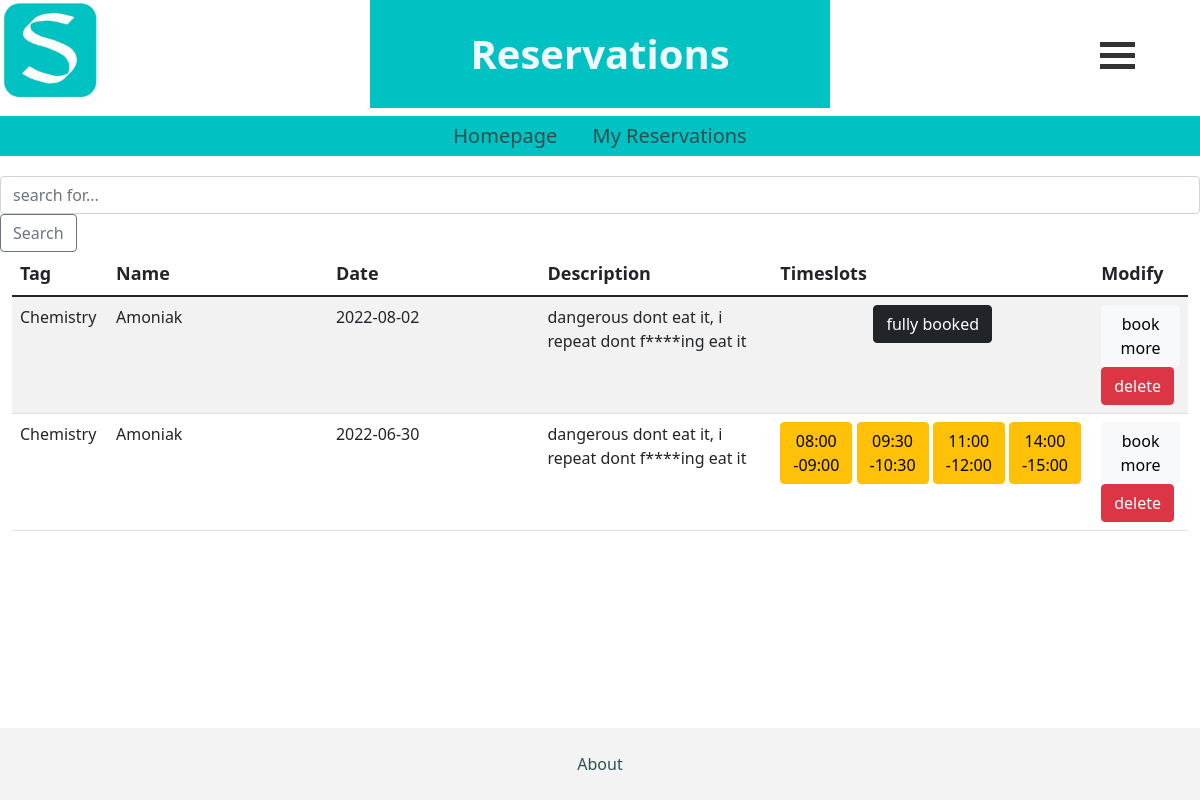
Screenshot of /respage/5 (signed in) with the database file from the repository.
### firstapp/models.py (models this page shows, shortened)
class Users_reservations_dict(models.Model):
    reservation = models.ForeignKey(Reservation, on_delete=models.CASCADE)
    user = models.ForeignKey(User, on_delete=models.CASCADE)
    not_av_slots = models.JSONField(null=True)
    class Meta:
        constraints = [
            models.UniqueConstraint(
                fields=['reservation', 'user'], name='unique_user_reservation')
        ]

class Reservation(models.Model):
    clusterr = models.ForeignKey(Cluster, on_delete=models.CASCADE)
    cluster_title = models.CharField(max_length=100)
    date = models.CharField(max_length=100)
    not_av_slots = models.JSONField(null=True)
    av_slots = models.JSONField(null=True)
    user = models.ForeignKey(User, on_delete=models.CASCADE)
    class Meta:
        constraints = [
            models.UniqueConstraint(
                fields=['clusterr', 'date'], name='unique_reservation')
        ]

class Cluster(models.Model):
    tag_choice = (
        ('Art' , 'Art'),
        ('Chemistry' , 'Chemistry'),
        ('Technical Devices' , 'Technical Devices'),
        ('Cooking' , 'Cooking'),
        ('Music' , 'Music'),
    )
    tag_system = models.CharField(max_length=30, blank=True, choices=tag_choice)
    title = models.CharField(max_length=250)
    Beschreibung = models.CharField(max_length=250)
    availability = models.BooleanField()

### firstapp/views.py (the view)
# urls.py: path('respage/<int:user_id>', views.ResPage, name='ResPage'),
def ResPage(request, user_id):
    n = User.objects.get(pk=user_id)
    reserved_objs = Users_reservations_dict.objects.filter(user = n)
    contextt = {'res_objs': reserved_objs,
                }
    return render(request, 'firstapp/ReservierteTermine.html', contextt)

### firstapp/templates/firstapp/ReservierteTermine.html (shortened to what this page needs)
{% extends 'firstapp/base.html' %}
{% load static %}
{% block body %}
<div class="d-flex justify-content-between ">
    <div>
      <img class="logo" src="{% static 'images/logo.jpg'%}" alt="logo" onclick="javascript:window.location='http://127.0.0.1:8000/cls/';" on/>
    </div>
    <div>
      <h1 id="sitename"><b> Reservations </b></h1>
    </div>
    <div class="dropstart col-1 align-self-center">
      <div class="menu" id="dropdownMenu" data-bs-toggle="dropdown" aria-expanded="false" onclick="transformFunction(this)">
        <div class="menuBar1"></div>
        <div class="menuBar2"></div>
        <div class="menuBar3"></div>
      </div>
    </div>
  </div>
<nav>
    <a href="{% url 'homestudi' %}">Homepage</a>
    <a href="{% url 'ResPage' user.id %}">My Reservations</a>
</nav>
<div>
    <form class="form-inline my-2 my-lg-0">
        <input class="form-control mr-sm2" name="suche" type="search" placeholder="search for..." aria-lable="Search">
        <button class="btn btn-outline-secondary" type="submit">Search</button>
    </form>
</div>
<div class="container-fluid">
    <div class="table-responsive">
        <table id="mainTable" class="table table-striped table-hover">
            <thead>
                <tr>
                    <th>Tag</th>
                    <th>Name</th>
                    <th>Date</th>
                    <th>Description</th>
                    <th>Timeslots</th>
                    <th>Modify</th>
                </tr>
            </thead>
            <tbody>
                {% for dt in res_objs %}
                <tr>
                    <td class="col-lg-1">{{dt.reservation.clusterr.tag_system}}</td>
                    <td class="col-lg-3">{{dt.reservation.clusterr.title}}</td>
                    <td class="col-lg-3">{{dt.reservation.date}}</td>
                    <td class="col-lg-3">{{dt.reservation.clusterr.Beschreibung}}</td>
                    {% if dt.not_av_slots|length == 7 %}
                    <td>
                        <div class="row">
                            <div class="col-sm-12"
                                style="display: flex; flex-direction: row;justify-content: center;align-items:center;">
                                <button class="btn btn-dark" href="" role="button">fully booked</button>
                            </div>
                        </div>
                    </td>
                    {%else%}
                    <td>
                        <div class="row">
                            <div class="col-sm-12"
                                style="display: flex; flex-direction: row;justify-content: center;align-items:center;">
                                {% for sl in dt.not_av_slots %}
                                <a class="btn btn-warning" href="{% url 'deleteSlot' dt.id sl %}" role="button">{{sl}}</a> &nbsp
                                {% endfor %}
                            </div>
                        </div>
                    </td>
                    {% endif %}
                    <td class="col-lg-1">
                        <a class="btn btn-light" href="{% url 'book' dt.reservation.clusterr.id user.id %}"
                            role="button">book more</a>
                            <a class="btn btn-danger" href="{% url 'deleteReservation' dt.id %}"
                            role="button">delete</a>
                    </td>
                </tr>
                {% endfor %}
            </tbody>
        </table>
    </div>
</div>
{% endblock body %}

### firstapp/templates/firstapp/ReservierteTermine.html (style rules this page uses)
h1 { padding: 20px; text-align: left; text-decoration-color: aqua; font-size: 40px; background-color: rgb(0, 194, 194); }

### firstapp/templates/firstapp/base.html (style rules this page uses)
#sitename { padding: 30px 100px; color: aliceblue; background-color: rgb(0, 194, 194); font-size: 40px; text-align: center; }
.logo { width: 100px; height: 100px; cursor: pointer; margin: 0px, 0px, 0px, 10px; }
nav { padding: 5px; margin: 0 0 20px; text-align: center; font-size: 20px; width: 100%; background-color: rgb(0, 194, 194); color: black; }
a { color:darkslategrey; padding-left: 15px; padding-right: 15px; text-decoration: none; }
th { font-size: 18px; }
html { position: relative; min-height: 100%; }
body { margin-bottom: 100px; }
.menu { display: inline-block; cursor: pointer; }
.menuBar1, .menuBar2, .menuBar3 { width: 35px; height: 5px; background-color: #333; margin: 6px 0; transition: 0.4s; }

### rows the page displays
Users_reservations_dict: reservation.clusterr.tag_system "Chemistry", reservation.clusterr "Amoniak", reservation "2022-08-02", reservation.clusterr.Beschreibung "dangerous dont eat it, i repeat dont f****ing eat it", shows "fully booked"
Users_reservations_dict: reservation.clusterr.tag_system "Chemistry", reservation.clusterr "Amoniak", reservation "2022-06-30", reservation.clusterr.Beschreibung "dangerous dont eat it, i repeat dont f****ing eat it", not_av_slots "08:00 -09:00" "09:30 -10:30" "11:00 -12:00" "14:00 -15:00"
